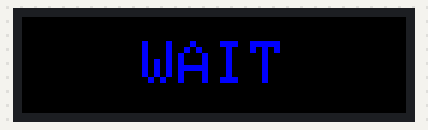
The sketch below on a simulated ESP32. On the bench: 64×16 colour display. What the sketch prints to the serial monitor is not drawn.

Above: at 1.2 s.

The sketch:

esp32_slave4_v2_0.ino
```cpp
/*
  ╔══════════════════════════════════════════════════════════════╗
  ║  Slave 4  v2.0  —  Shot Clock  BOTTOM row  (number)         ║
  ║  Hardware : 2 × P10 panels in one row  →  64 × 16 px        ║
  ╠══════════════════════════════════════════════════════════════╣
  ║  Displays shot clock value, size 2 (12×16 px per char):     ║
  ║    ≥ 10 s  →  "XX"   e.g. "24"                             ║
  ║    <  10 s  →  "X.X"  e.g. "2.2"  (matches reference)     ║
  ║                                                              ║
  ║  Colour:                                                     ║
  ║    shot > 5 s  →  BLUE                                      ║
  ║    shot ≤ 5 s  →  RED  (urgent)                            ║
  ║                                                              ║
  ║  Combined with Slave 3 (top row):                           ║
  ║   ┌──────────────────────────────────┐                      ║
  ║   │         SHOT CLOCK               │  ← Slave 3           ║
  ║   │              2.2                 │  ← Slave 4 (this)    ║
  ║   └──────────────────────────────────┘                      ║
  ║                                                              ║
  ║  Scan : polled from loop() — timer ISR removed to prevent   ║
  ║         ESP-NOW + ISR flash conflict                        ║
  ╚══════════════════════════════════════════════════════════════╝
*/

#define PxMATRIX_SPI_FREQUENCY 10000000
#include <PxMatrix.h>
#include <esp_now.h>
#include <WiFi.h>
#include "esp_wifi.h"

// ── Pins ──────────────────────────────────────────────────────────────────────
#define P_LAT  5
#define P_A   19
#define P_B   23
#define P_C   18
#define P_OE   4

// 2 panels in a single row = 64 wide × 16 tall
PxMATRIX display(64, 16, P_LAT, P_OE, P_A, P_B, P_C);

uint8_t  display_draw_time = 30;
uint16_t C_BLACK, C_BLUE, C_RED;

// ── Polled scan ───────────────────────────────────────────────────────────────
static unsigned long lastScan = 0;
void scanIfNeeded() {
    unsigned long now = micros();
    if ((long)(now - lastScan) >= 2000) {
        display.display(display_draw_time);
        lastScan = now;
    }
}
void waitMs(long ms) {
    long end = (long)millis() + ms;
    while ((long)(millis() - end) < 0) scanIfNeeded();
}

// ── BoardData  (must match master exactly) ────────────────────────────────────
typedef struct __attribute__((packed)) {
    char eventName[32];
    char teamA[16];
    char teamB[16];
    int  scoreA, scoreB, clockSecs, clockTenths, quarter;
    char possession;
    int  foulsA, foulsB, timeoutsA, timeoutsB, screenMask;
    int  clockRunning, shotSecs, shotTenths, shotRunning, eventScroll;
} BoardData;

BoardData     rxBuf;
volatile bool newData   = false;
bool          connected = false;

void onReceive(const uint8_t* mac, const uint8_t* data, int len) {
    if (len == 1 && data[0] == 0xAA) { ESP.restart(); return; }
    if (len == sizeof(BoardData)) {
        memcpy(&rxBuf, data, sizeof(rxBuf));
        newData = true;
    }
}

// ── Draw number row ───────────────────────────────────────────────────────────
//   size 2  →  12 px wide × 16 px tall per character (fills full 16 px height)
//
//   ≥ 10 s : "24"  →  2 chars × 12 px = 24 px  →  centre x = (64-24)/2 = 20
//   <  10 s : "2.2" →  3 chars × 12 px = 36 px  →  centre x = (64-36)/2 = 14
void drawNumber(int secs, int tenths) {
    display.fillRect(0, 0, 64, 16, C_BLACK);
    display.setTextWrap(false);
    display.setTextSize(2);
    display.setTextColor(C_RED);

    char buf[6];
    if (secs > 5) {
        snprintf(buf, sizeof(buf), "%d",     secs);          // "24"
    } else {
        snprintf(buf, sizeof(buf), "%d.%d",  secs, tenths);  // "2.2"
    }

    int tx = (64 - (int)strlen(buf) * 12) / 2;
    display.setCursor(tx, 0);
    display.print(buf);
}

// ── WAIT screen ───────────────────────────────────────────────────────────────
void showWait() {
    display.fillRect(0, 0, 64, 16, C_BLACK);
    display.setTextWrap(false);
    display.setTextSize(1);
    display.setTextColor(C_BLUE);
    display.setCursor(20, 4);
    display.print("WAIT");
}

// ── Setup ─────────────────────────────────────────────────────────────────────
void setup() {
    delay(1000);
    Serial.begin(115200);

    display.begin(8);
    delay(100);

    C_BLACK = display.color565(  0,   0,   0);
    C_BLUE  = display.color565(  0,   0, 255);  // swap to (255,0,0) if red appears
    C_RED   = display.color565(255,   0,   0);  // swap to (0,0,255) if blue appears

    display.clearDisplay();
    display.setBrightness(150);
    display.setTextWrap(false);
    display.setRotation(0);

    showWait();

    WiFi.mode(WIFI_STA);
    esp_wifi_set_ps(WIFI_PS_NONE);
    Serial.print("Slave4 MAC: ");
    Serial.println(WiFi.macAddress());
    memset(&rxBuf, 0, sizeof(rxBuf));

    if (esp_now_init() != ESP_OK) {
        Serial.println("ESP-NOW FAILED");
    } else {
        esp_now_register_recv_cb(onReceive);
        Serial.println("Slave 4 v2.0 ready — 64x16 number row");
    }
}

// ── Loop ──────────────────────────────────────────────────────────────────────
void loop() {
    scanIfNeeded();

    if (!newData) return;
    newData = false;

    if (!connected) {
        connected = true;
        Serial.println("Master connected");
    }

    drawNumber(rxBuf.shotSecs, rxBuf.shotTenths);
}
```
